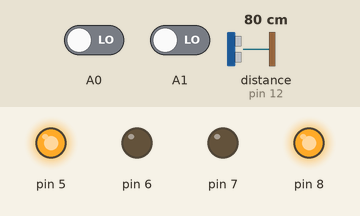
This sketch was run on a simulated Arduino Uno, built with avr-gcc and run on an emulated ATmega328P. Shown: output pins drawn as LEDs (lit = HIGH). Wiring (inferred from the names in the program): ultrasonic range finder: trigger pin 13; echo pin 12. Inputs (shaded band) come from the test bench; at power-on: distance to the obstacle (sensor on pin 12) 80 cm, A0 LOW, A1 LOW. The echo pulse lasts 58.3 µs per cm; pins used as bus, display or sensor lines are not drawn.

Above: at 1.2 s.
1.3 s: distance to the obstacle (sensor on pin 12) set to 2 cm
At 2.5 s:
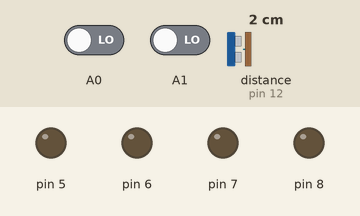
2.8 s: distance to the obstacle (sensor on pin 12) set to 35 cm
At 4.1 s:
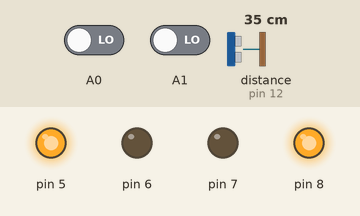
4.8 s: A0 driven HIGH
At 6.0 s:
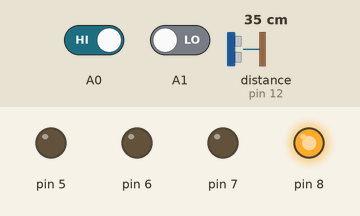
6.3 s: A0 driven LOW
At 7.4 s:
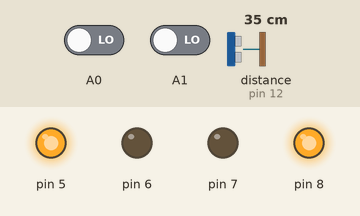
7.8 s: A1 driven HIGH
At 8.5 s:
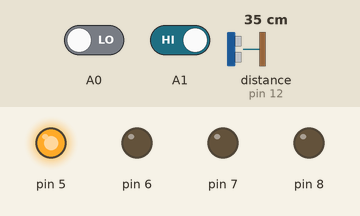
Timing chart, 0 to 10.3 s (numbered marks = the images above; inputs shaded):
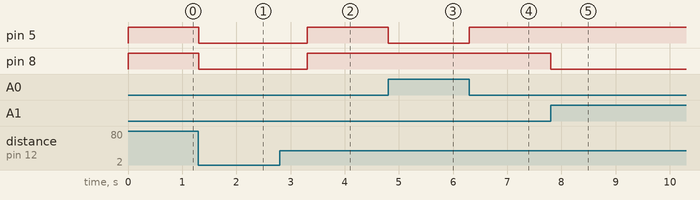

Measured:
- after the input at 1.3 s, pin 5, pin 8: HIGH → LOW at once
- after the input at 2.8 s, pin 5, pin 8: LOW → HIGH after 0.51 s
- after the input at 4.8 s, pin 5: HIGH → LOW at once
- after the input at 6.3 s, pin 5: LOW → HIGH at once
- after the input at 7.8 s, pin 8: HIGH → LOW at once

The sketch:

code3_ir_ultrasonic.ino
```cpp
/*
 * ============================================================
 *  CODE 3 - IR LINE FOLLOWING + ULTRASONIC OBSTACLE DETECTION
 * ============================================================
 *  Combines IR-based line following with an HC-SR04 ultrasonic
 *  sensor. If an obstacle is detected within 20 cm, the buggy
 *  stops for 2 seconds before resuming line following.
 *
 *  PIN MAPPING:
 *   IR Left        → A0
 *   IR Right       → A1
 *   Ultrasonic TRIG → D13
 *   Ultrasonic ECHO → D12
 *   Motor A  IN1   → D5    IN2 → D6
 *   Motor B  IN3   → D7    IN4 → D8
 * ============================================================
 */

const int trigPin = 13;
const int echoPin = 12;

long duration;
int  distance;
int  l, r;

void forward() {
  digitalWrite(5, HIGH);
  digitalWrite(6, LOW);
  digitalWrite(7, LOW);
  digitalWrite(8, HIGH);
}

void left() {
  digitalWrite(5, HIGH);
  digitalWrite(6, LOW);
  digitalWrite(7, LOW);
  digitalWrite(8, LOW);
}

void right() {
  digitalWrite(5, LOW);
  digitalWrite(6, LOW);
  digitalWrite(7, LOW);
  digitalWrite(8, HIGH);
}

void Stop() {
  digitalWrite(5, LOW);
  digitalWrite(6, LOW);
  digitalWrite(7, LOW);
  digitalWrite(8, LOW);
}

void setup() {
  pinMode(A0,      INPUT);
  pinMode(A1,      INPUT);
  pinMode(trigPin, OUTPUT);
  pinMode(echoPin, INPUT);
  pinMode(5,       OUTPUT);
  pinMode(6,       OUTPUT);
  pinMode(7,       OUTPUT);
  pinMode(8,       OUTPUT);
}

void loop() {
  l = digitalRead(A0);
  r = digitalRead(A1);

  // Ultrasonic measurement
  digitalWrite(trigPin, LOW);
  delayMicroseconds(2);
  digitalWrite(trigPin, HIGH);
  delayMicroseconds(10);
  digitalWrite(trigPin, LOW);
  duration = pulseIn(echoPin, HIGH);
  distance = duration * 0.0343 / 2;

  if (distance <= 20) {
    // Obstacle detected — stop and wait
    Stop();
    delay(2000);
  } else {
    // No obstacle — follow line
    if (l == 1 && r == 1) { forward(); }
    if (l == 0 && r == 1) { left();    }
    if (l == 1 && r == 0) { right();   }
    if (l == 0 && r == 0) { forward(); }
  }
}
```
